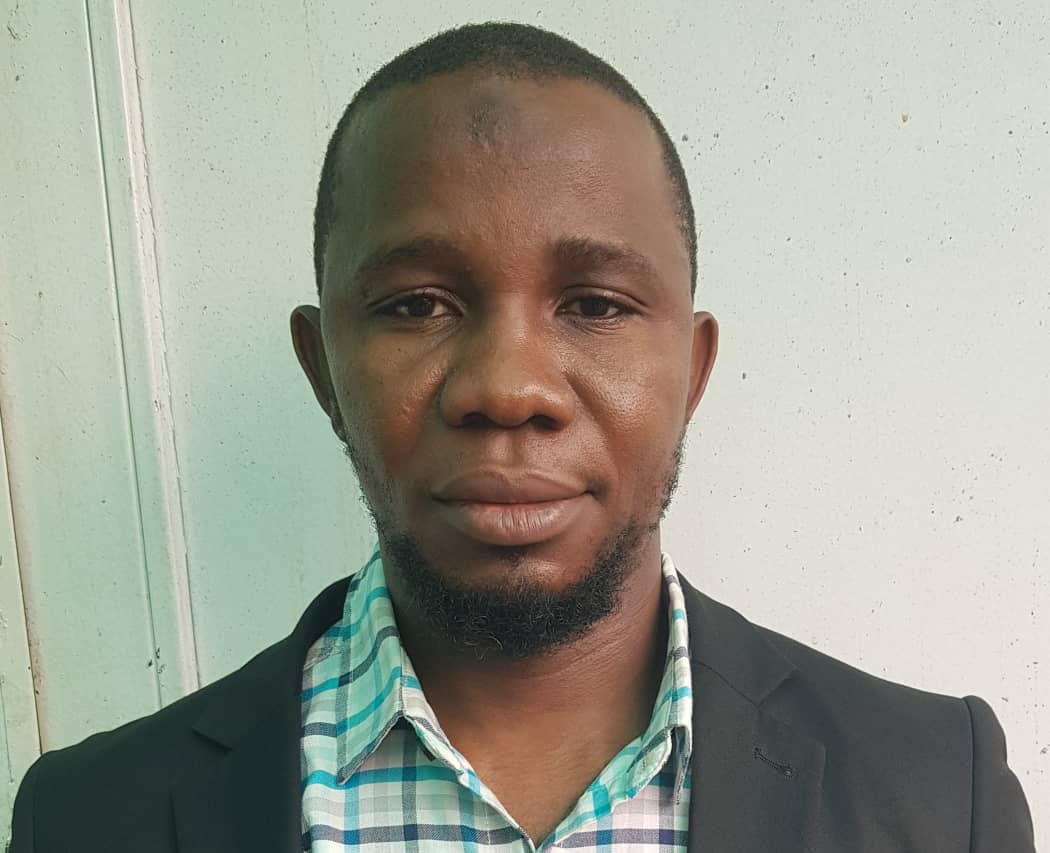
#> input picture passport.jpg, 1050 x 853 px
$ python train1.py
#> lines starting #> are read from the running program, lines starting #| are printed output that depends on the picture
import cv2

# to read image from file

fn = "passport.jpg" #input("Enter the image url: ")
img = cv2.imread(fn)
#> img is the input picture: shape (853, 1050, 3); mean B, G, R 144.1, 157, 155.4
img = img * 2
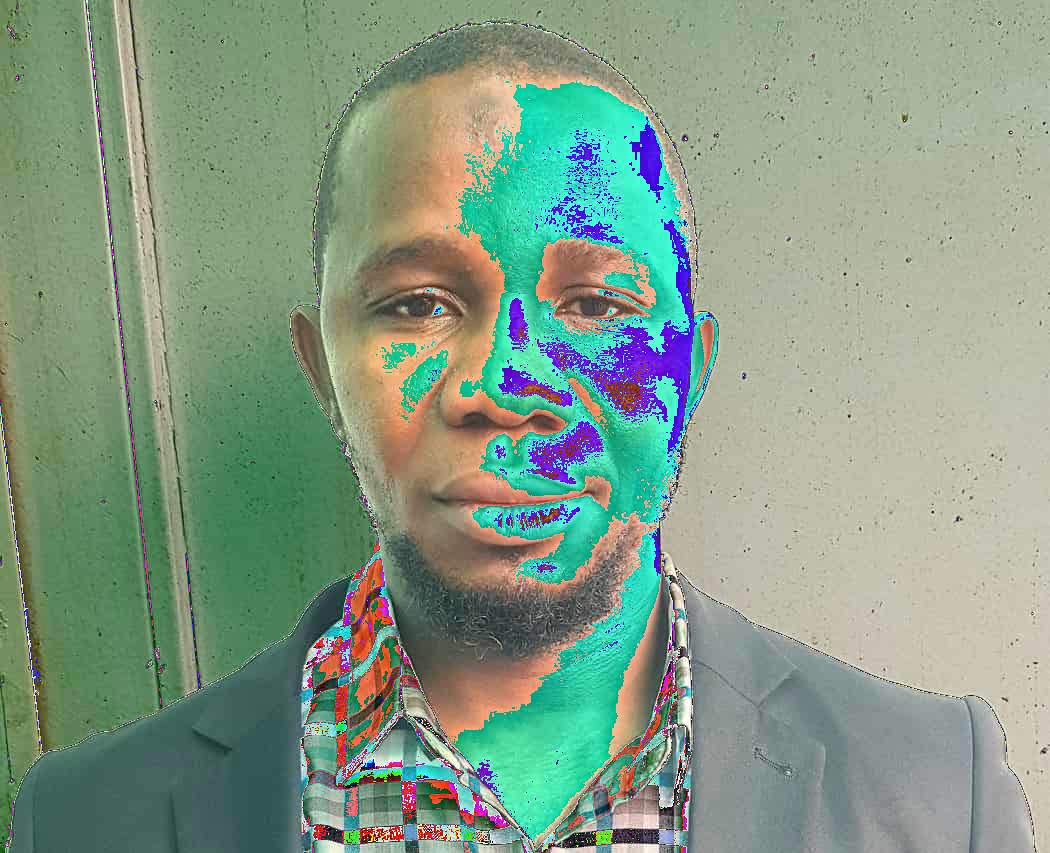
#> img: shape (853, 1050, 3); mean B, G, R 134.3, 155, 133.2
print(img)
#> (printed output is left out)
cv2.imshow("My Window", img)
cv2.waitKey()
